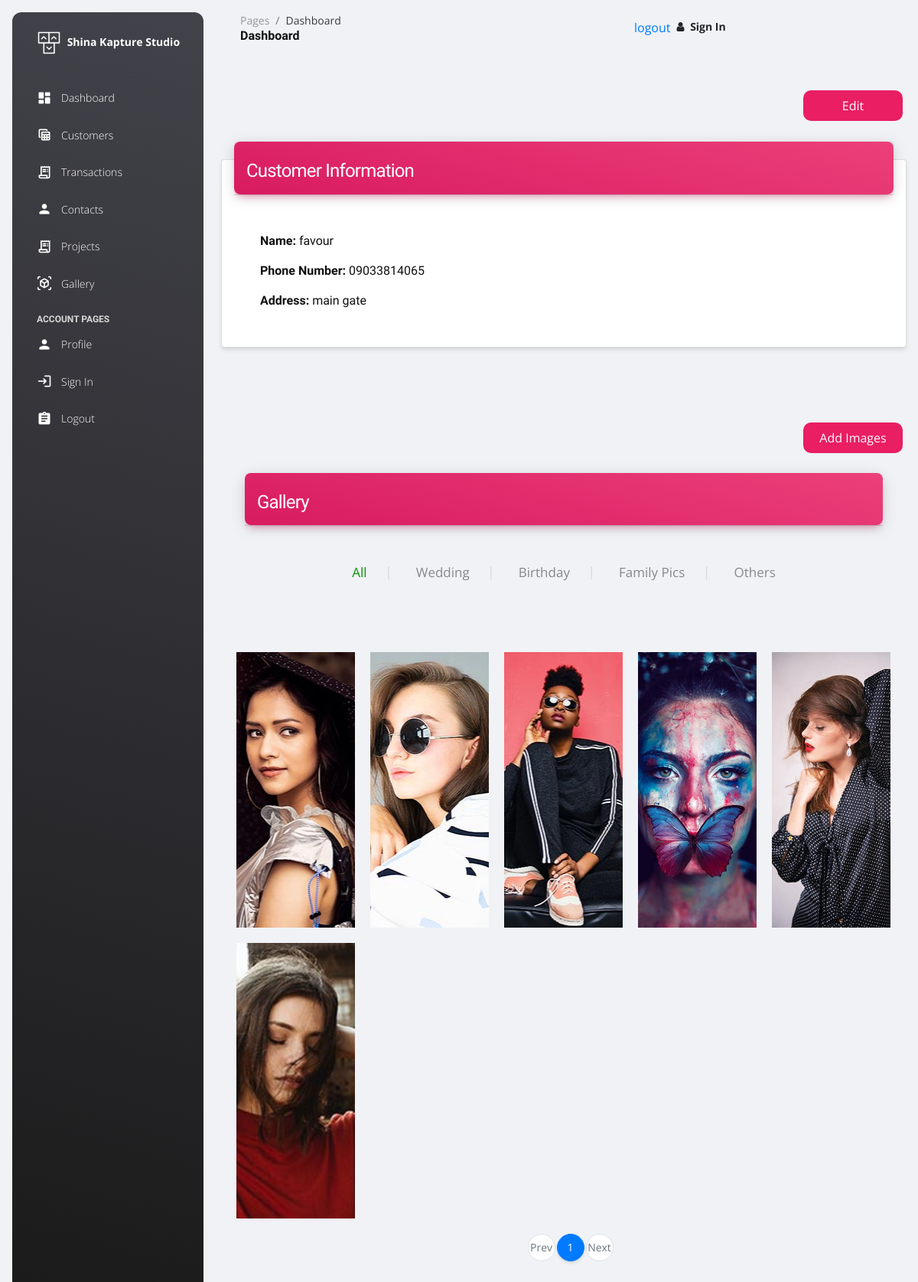
The app's page /customer/1/ (signed in) with its own data.
### customer_management/models.py (models this page shows, shortened)
class Customer(models.Model):
    name = models.CharField(max_length=255)
    phone_number = models.CharField(max_length=15)
    email_address = models.CharField(max_length=255)
    address = models.CharField(max_length=255)
    date = models.DateField(auto_now_add=True)

class Image(models.Model):
    WIDTH = (
        ("large-small-height", "large-small-height"),
        ("small-height", "small-height"),
        ("medium-large-height", "medium-large-height"),
        ("medium-small-height", "medium-small-height"),
        ("large-height", "large-height"),
    )
    AGE_GROUP = (
        ("below 1 year", "below 1 year"),
        ("teenager", "teenager"),
        ("adult", "adult")
    )
    customer = models.ForeignKey(Customer, on_delete=models.CASCADE, null=True)
    age = models.CharField(max_length=20, choices=AGE_GROUP, null=True)
    image = models.ImageField(upload_to='images/')
    image_width = models.CharField(max_length=20, choices=WIDTH, editable=False, null=True)
    status = models.BooleanField(default=False, null=True)
    date = models.DateField(auto_now_add=True, null=True)

### customer_management/views.py (the view)
# urls.py: path('customer/<int:id>/', views.customer_detail, name="customer_detail"),
@login_required
def customer_detail(request, id):
    if request.user.is_authenticated:
        if Customer.objects.filter(id=id).exists:
            customer = Customer.objects.get(id=id)
            gallery = Image.objects.filter(customer=customer)
            items_per_page = 10
            paginator = Paginator(gallery, items_per_page)
            page_number = request.GET.get('page')
            page = paginator.get_page(page_number)
            context = {
                "customer": customer,
                "gallery": gallery,
                'page': page
            }
        else:
            return HttpResponse("404 not found")
        return render(request, 'dashboard/customer_detail.html', context)
    else:
        return redirect('login')

### templates/dashboard/customer_detail.html (shortened to what this page needs)
{% extends "dashboard/base.html" %}
{% load static %}
{% block "content" %}
<div class="container-fluid py-4">
  <div class="row">
    <div class="col-12 btn">
      <a href="{% url 'customer_update' id=customer.id %}">
        <button>Edit</button>
      </a>
    </div>
</div>
    <div class="row">
      <div class="col-12">
        <div class="card my-4">
          <div class="card-header p-0 position-relative mt-n4 mx-3 z-index-2">
            <div class="bg-gradient-primary shadow-primary border-radius-lg pt-4 pb-3">
              <h4 class="text-white text-capitalize ps-3">Customer Information</h4>
            </div>
          </div>
          <div class="detail">
            <h6><strong>Name:</strong>    {{ customer.name }}</h6>
            <h6><strong>Phone Number:</strong>    {{ customer.phone_number }}</h6>
            <h6><strong>Address:</strong>    {{ customer.address }}</h6>
          </div>
        </div>
        <br><br>
        <div class="row">
          <div class="col-12 btn">
            <a href="{% url 'add_images' id=customer.id %}">
              <button>Add Images</button>
            </a>
          </div>
      </div>
        <br>
        <div class="gallery-section spad">
            <div class="container">
              <div class="card-header p-0 position-relative mt-n4 mx-3 z-index-2">
                <div class="bg-gradient-primary shadow-primary border-radius-lg pt-4 pb-3">
                  <h4 class="text-white text-capitalize ps-3">Gallery</h4>
                </div>
              </div>
              <br><br>
                <div class="row">
                    <div class="col-lg-12">
                        <div class="filter-controls">
                            <ul>
                                <li class="active" data-filter="*">All</li>
                                <li data-filter=".fashion">Wedding</li>
                                <li data-filter=".lifestyle">Birthday</li>
                                <li data-filter=".natural">Family Pics</li>
                                <li data-filter=".videos">Others</li>
                            </ul>
                        </div>
                    </div>
                </div>
            </div>
            <br><br>
            <div class="container-fluid">
                <div class="row">
                    <div class="col-lg-12 p-0">
                        <div class="gallery-filter">
                            {% for galleri in gallery %}
                            <div class="gf-item set-bg {{gallei.category}}" data-setbg="{{ galleri.image.url }}">
                            </div>
                            {% endfor %}
                        </div>
                    </div>
                </div>
                <nav aria-label="Page navigation example">
                  <ul class="pagination justify-content-center">
                      {% if page.has_previous %}
                          <li class="page-item">
                              <a class="page-link" href="?page={{ page.previous_page_number }}">prev</a>
                          </li>
                      {% else %}
                          <li class="page-item disabled">
                              <a class="page-link">Prev</a>
                          </li>
                      {% endif %}
                      {% for num in page.paginator.page_range %}
                          <li class="page-item {% if num == page.number %}active{% endif %}">
                              <a class="page-link" href="?page={{ num }}">{{ num }}</a>
                          </li>
                      {% endfor %}
                      {% if page.has_next %}
                          <li class="page-item">
                              <a class="page-link" href="?page={{ page.next_page_number }}">next</a>
                          </li>
                      {% else %}
                          <li class="page-item disabled">
                              <a class="page-link">Next</a>
                          </li>
                      {% endif %}
                  </ul>
              </nav>
            </div>
        </div>
    </div>
</div>
{% endblock "content"%}

### static/css/main.css (style rules this page uses)
.row .btn { display: flex; justify-content: flex-end; align-items: flex-end; margin: 20px; padding-right: 20px; }
.btn button { background-color: #e91e63; border: none; height: 40px; width: 130px; border-radius: 10px; color: white; margin-right: 20px; }
.detail { padding: 20px; margin: 20px; }
.detail > h6 { padding: 10px; }

### static/css/style.css (style rules this page uses)
html, body { height: 100%; font-family: "Open Sans", sans-serif; -webkit-font-smoothing: antialiased; font-smoothing: antialiased; }
h1, h2, h3, h4, h5, h6 { margin: 0; color: #111111; font-weight: 400; font-family: "Quantico", sans-serif; }
h4 { font-size: 24px; }
h6 { font-size: 16px; }
ul, ol { padding: 0; margin: 0; }
.set-bg { background-repeat: no-repeat; background-size: cover; background-position: top center; }
.spad { padding-top: 100px; padding-bottom: 100px; }
.filter-controls { margin-bottom: 43px; text-align: center; }
.filter-controls ul li { font-size: 17px; color: #888888; display: inline-block; list-style: none; margin-right: 60px; position: relative; cursor: pointer; }
.filter-controls ul li.active { color: #009603; }
.filter-controls ul li:after { position: absolute; right: -33px; top: -1px; content: "|"; color: #d7d7d7; }
.filter-controls ul li:last-child { margin-right: 0; }
.filter-controls ul li:last-child:after { display: none; }
.gallery-section { padding-top: 0; }
.gallery-section .container-fluid { padding-left: 35px; }
.gallery-filter .gf-item { width: calc(20% - 20px); height: 360px; float: left; margin-right: 20px; margin-bottom: 20px; position: relative; z-index: 1; display: -webkit-box; display: -ms-flexbox; display: flex; -webkit-box-align: center; -ms-flex-align: center; align-items: center; -webkit-box-pack: center; -ms-flex-pack: center; justify-content: center; overflow: hidden; }
.gallery-filter .gf-item:after { position: absolute; left: 0; top: 0; width: 100%; height: 100%; background: rgba(0, 0, 0, 0.6); content: ""; z-index: -1; opacity: 0; -webkit-transition: all 0.3s; -o-transition: all 0.3s; transition: all 0.3s; }
@media only screen and (min-width: 1200px) { .container { max-width: 1170px; } }

### records on screen
Customer: name "favour", phone_number "09033814065", address "main gate"
Image: shows a picture
Image: shows a picture
Image: shows a picture
Image: shows a picture
Image: shows a picture
Image: shows a picture

### other values on screen
{{ num }} "1"
